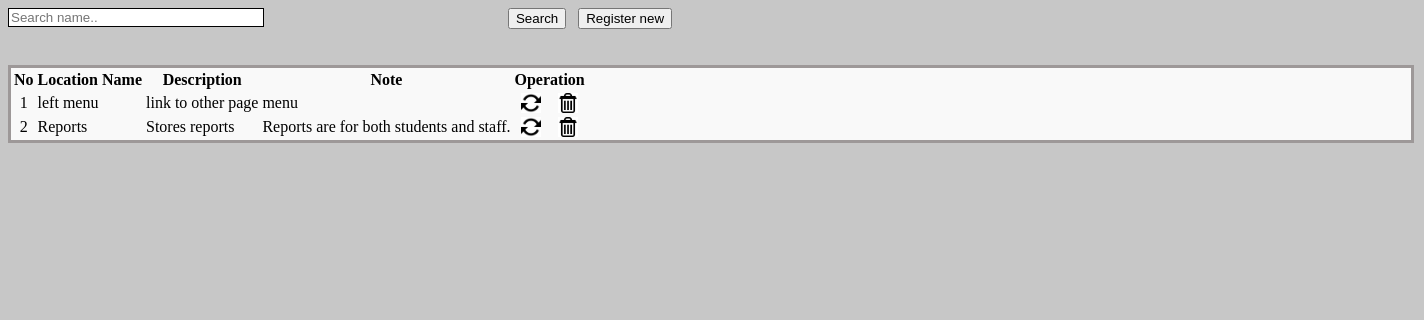
/View_location.php, run on the app's committed database.
### tables this page shows
CREATE TABLE IF NOT EXISTS `location_tb` (
  `loca_id` int(10) UNSIGNED NOT NULL AUTO_INCREMENT,
  `l_name` varchar(100) NOT NULL,
  `description` text NOT NULL,
  `note` varchar(150) NOT NULL,
  PRIMARY KEY (`loca_id`)
);

### View_location.php (the view, shortened to what this page needs)
<!DOCTYPE html PUBLIC "-//W3C//DTD XHTML 1.0 Transitional//EN" "http://www.w3.org/TR/xhtml1/DTD/xhtml1-transitional.dtd">
<html xmlns="http://www.w3.org/1999/xhtml">
<head>
<link rel="stylesheet" type="text/css" href="css2/style_view.css" />
</head>
<body>
<div class="btn_pos">
        <form method="post">
            <input type="text" name="searchtxt" class="input_box_pos form-control" placeholder="Search name.." />
            <div class="btn_pos_search">
            <input type="submit" class="btn btn-primary btn-large" name="btnsearch" value="Search"/>&nbsp;&nbsp;
            <a href="?tag=location_entry"><input type="button" class="btn btn-large btn-primary" value="Register new" name="butAdd"/></a>
            </div>
        </form>
    </div><br><br>
<div class="table_margin">
<table class="table table-bordered">
        <thead>
            <tr>
            <th style="text-align: center;">No</th>
            <th style="text-align: center;">Location Name</th>
            <th style="text-align: center;">Description</th>
            <th style="text-align: center;">Note</th>
            <th style="text-align: center;" colspan="2">Operation</th>
      	</tr>
        	 <?php
			 $key="";
			if($key !="")
				$sql_sel=mysql_query("SElECT * FROM location_tb WHERE  l_name  like '%$key%' ");
			else
			 $sql_sel=mysql_query("SELECT * FROM location_tb");
			 $i=0;
			while($row=mysql_fetch_array($sql_sel)){
				$i++;
			?>
			<tr>
				<td align="center"><?php echo $i;?></td>
				<td><?php echo $row['l_name'];?></td>
				<td><?php echo $row['description'];?></td>
                <td><?php echo $row['note'];?></td>
				<td align="center"><a href="?tag=location_entry&opr=upd&rs_id=<?php echo $row['loca_id'];?>" title="Upate"><img style="-webkit-box-shadow: 0px 0px 0px 0px rgba(50, 50, 50, 0.75);-moz-box-shadow:    0px 0px 0px 0px rgba(50, 50, 50, 0.75);box-shadow:         0px 0px 0px 0px rgba(50, 50, 50, 0.75);" src="picture/update.png" height="20" alt="Update" /></a></td>
            <td align="center"><a href="?tag=view_location&opr=del&rs_id=<?php echo $row['loca_id'];?>" title="Delete"><img style="-webkit-box-shadow: 0px 0px 0px 0px rgba(50, 50, 50, 0.75);-moz-box-shadow:    0px 0px 0px 0px rgba(50, 50, 50, 0.75);box-shadow:         0px 0px 0px 0px rgba(50, 50, 50, 0.75);" src="picture/delete.jpg" height="20" alt="Delete" /></a></td>
			</tr>
<?php
}
?>
    </table>
        </div>
</body>
</html>

### css2/style_view.css (style rules this page uses)
body { background-color: #c7c7c7; }
.table_margin { background-color: #f9f9f9; }
.table_margin { width: 1400px; border: 3px solid #9d9898; }
.btn_pos { text-align: center; }
.input_box_pos { width: 250px; border: 1px solid black; float: left; }
.btn_pos { margin-right: 500px; }

### data on the page
location_tb: l_name "left menu", description "link to other page", note "menu"
location_tb: l_name "Reports", description "Stores reports", note "Reports are for both students and staff."
